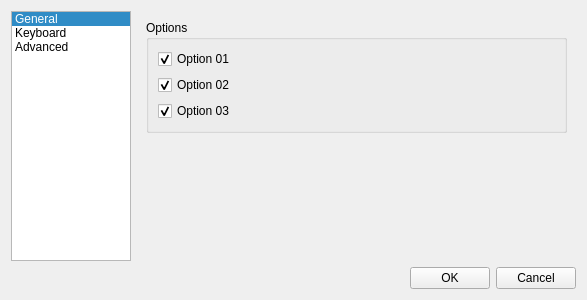
<?xml version="1.0" encoding="UTF-8"?>
<ui version="4.0">
 <class>PreferencesWidget</class>
 <widget class="QWidget" name="PreferencesWidget">
  <property name="geometry">
   <rect>
    <x>0</x>
    <y>0</y>
    <width>587</width>
    <height>300</height>
   </rect>
  </property>
  <property name="windowTitle">
   <string>Form</string>
  </property>
  <layout class="QVBoxLayout" name="verticalLayout">
   <item>
    <layout class="QHBoxLayout" name="horizontalLayout_2">
     <item>
      <widget class="QListWidget" name="categoriesListWidget">
       <property name="maximumSize">
        <size>
         <width>120</width>
         <height>16777215</height>
        </size>
       </property>
       <property name="currentRow">
        <number>0</number>
       </property>
       <item>
        <property name="text">
         <string>General</string>
        </property>
       </item>
       <item>
        <property name="text">
         <string>Keyboard</string>
        </property>
       </item>
       <item>
        <property name="text">
         <string>Advanced</string>
        </property>
       </item>
      </widget>
     </item>
     <item>
      <widget class="QStackedWidget" name="categoriesStackedWidget">
       <property name="currentIndex">
        <number>0</number>
       </property>
       <widget class="QWidget" name="generalPage">
        <layout class="QVBoxLayout" name="verticalLayout_2">
         <item>
          <widget class="QGroupBox" name="optionsGroupBox">
           <property name="title">
            <string>Options</string>
           </property>
           <layout class="QVBoxLayout" name="verticalLayout_3">
            <item>
             <widget class="QCheckBox" name="checkBoxA">
              <property name="text">
               <string>Option 01</string>
              </property>
              <property name="checked">
               <bool>true</bool>
              </property>
             </widget>
            </item>
            <item>
             <widget class="QCheckBox" name="checkBoxB">
              <property name="text">
               <string>Option 02</string>
              </property>
              <property name="checked">
               <bool>true</bool>
              </property>
             </widget>
            </item>
            <item>
             <widget class="QCheckBox" name="checkBoxC">
              <property name="text">
               <string>Option 03</string>
              </property>
              <property name="checked">
               <bool>true</bool>
              </property>
             </widget>
            </item>
           </layout>
          </widget>
         </item>
         <item>
          <spacer name="verticalSpacer">
           <property name="orientation">
            <enum>Qt::Vertical</enum>
           </property>
           <property name="sizeHint" stdset="0">
            <size>
             <width>20</width>
             <height>40</height>
            </size>
           </property>
          </spacer>
         </item>
        </layout>
       </widget>
       <widget class="QWidget" name="keyboardPage">
        <layout class="QVBoxLayout" name="verticalLayout_4">
         <item>
          <widget class="QLabel" name="keyboardLabel">
           <property name="text">
            <string>Keyboard</string>
           </property>
          </widget>
         </item>
         <item>
          <spacer name="verticalSpacer_2">
           <property name="orientation">
            <enum>Qt::Vertical</enum>
           </property>
           <property name="sizeHint" stdset="0">
            <size>
             <width>20</width>
             <height>40</height>
            </size>
           </property>
          </spacer>
         </item>
        </layout>
       </widget>
       <widget class="QWidget" name="advancedPage">
        <layout class="QVBoxLayout" name="verticalLayout_5">
         <item>
          <widget class="QLabel" name="advancedLabel">
           <property name="text">
            <string>Advanced</string>
           </property>
          </widget>
         </item>
         <item>
          <spacer name="verticalSpacer_3">
           <property name="orientation">
            <enum>Qt::Vertical</enum>
           </property>
           <property name="sizeHint" stdset="0">
            <size>
             <width>20</width>
             <height>40</height>
            </size>
           </property>
          </spacer>
         </item>
        </layout>
       </widget>
      </widget>
     </item>
    </layout>
   </item>
   <item>
    <layout class="QHBoxLayout" name="horizontalLayout">
     <item>
      <spacer name="horizontalSpacer">
       <property name="orientation">
        <enum>Qt::Horizontal</enum>
       </property>
       <property name="sizeHint" stdset="0">
        <size>
         <width>40</width>
         <height>20</height>
        </size>
       </property>
      </spacer>
     </item>
     <item>
      <widget class="QPushButton" name="okButton">
       <property name="text">
        <string>OK</string>
       </property>
      </widget>
     </item>
     <item>
      <widget class="QPushButton" name="cancelButton">
       <property name="text">
        <string>Cancel</string>
       </property>
      </widget>
     </item>
    </layout>
   </item>
  </layout>
 </widget>
 <resources/>
 <connections>
  <connection>
   <sender>categoriesListWidget</sender>
   <signal>currentRowChanged(int)</signal>
   <receiver>categoriesStackedWidget</receiver>
   <slot>setCurrentIndex(int)</slot>
   <hints>
    <hint type="sourcelabel">
     <x>89</x>
     <y>133</y>
    </hint>
    <hint type="destinationlabel">
     <x>219</x>
     <y>142</y>
    </hint>
   </hints>
  </connection>
 </connections>
</ui>
